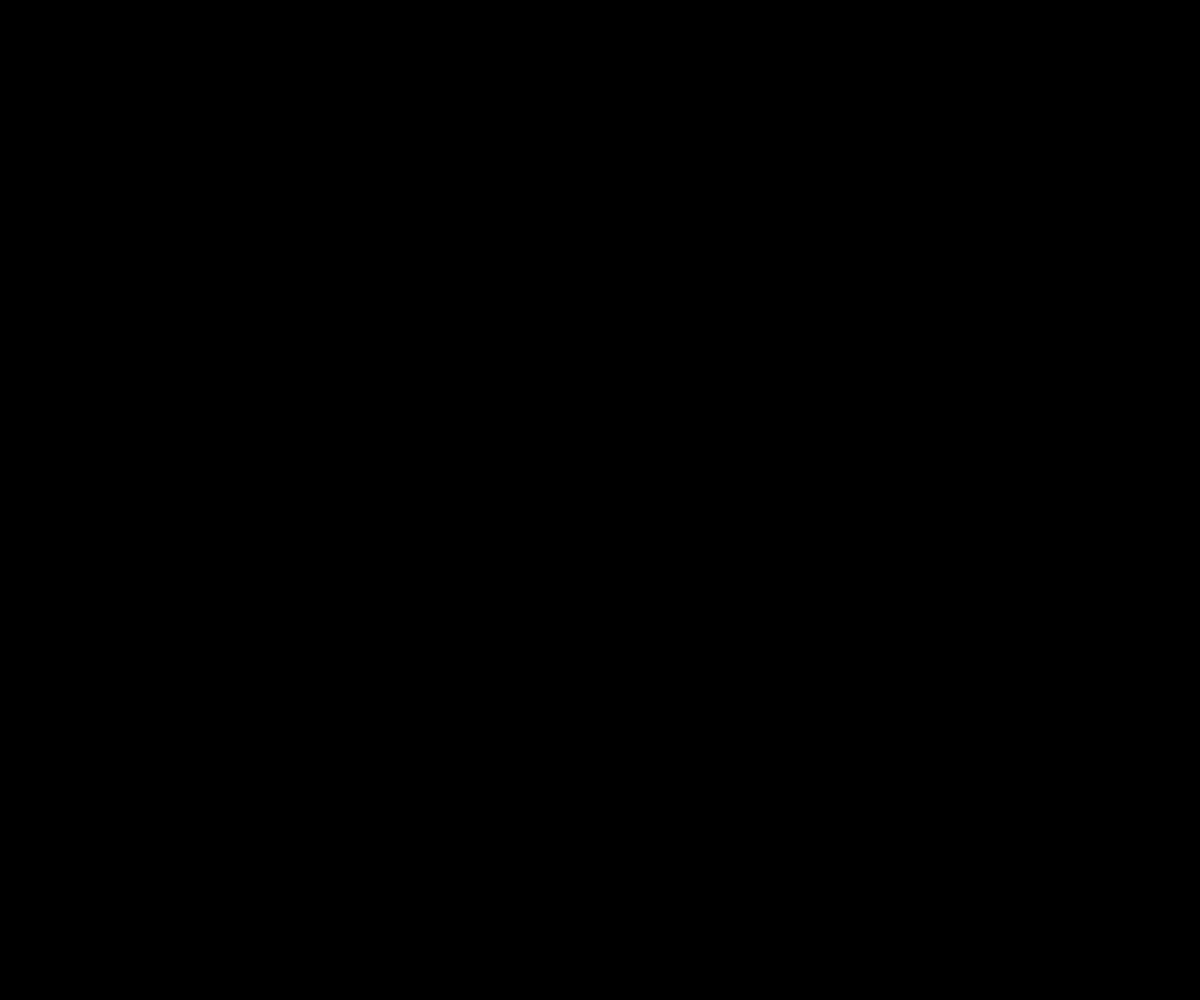
Frame 1 (no input)
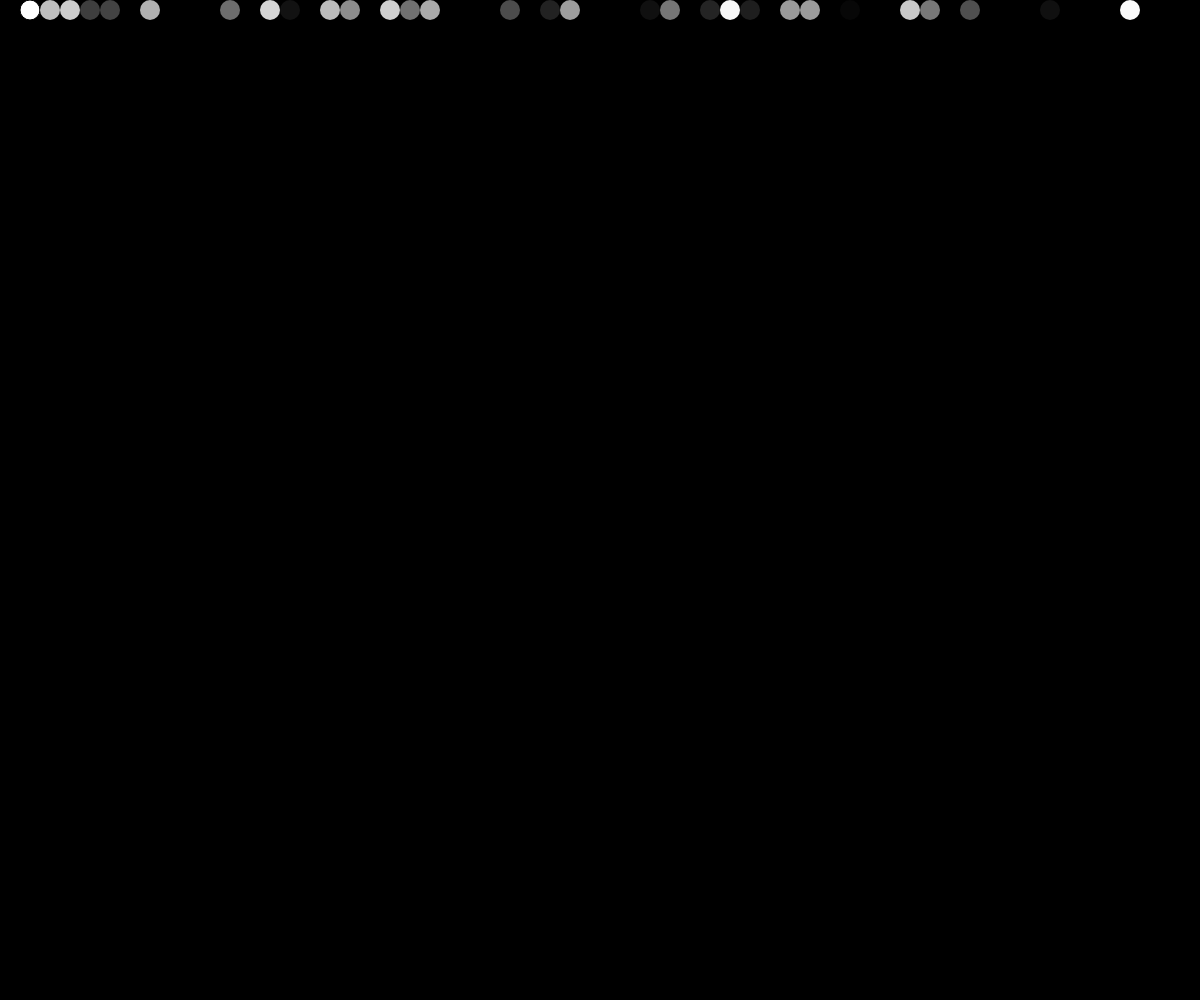
Frame 60 (no input)
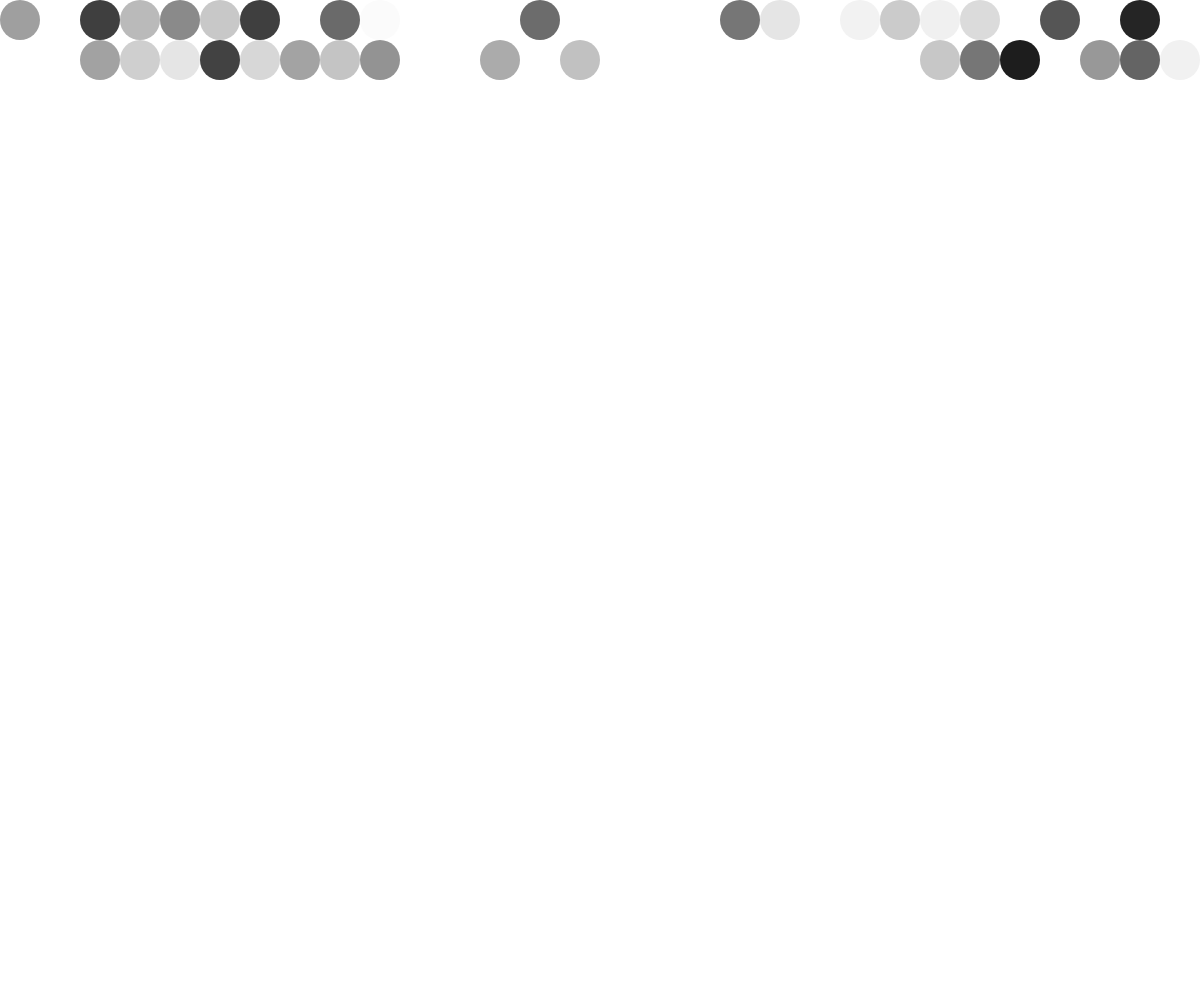
Frame 120 (the mouse pressed at the canvas centre since frame 60)

The p5.js sketch that drew these frames (run headless with seeded random() and noise() and a simulated clock; from frame 60 on, the mouse is pressed at the canvas centre):

// p5.js sketch
// ── sketch.js
// @alessiafll

// -
// CHANGE DIRECTION by Alessia Fallarino
// 2022 © AlessiaFallarino @alessiafll Daniele @Fupete and the course DS-2022 at DESIGN.unirsm 
// github.com/ds-2022-unirsm — github.com/fupete
// Educational purposes, MIT License, 2022, San Marino
// —


//         _                  _        
//   __ _ | |  ___  ___  ___ (_)  __ _ 
//  / _` || | / _ \/ __|/ __|| | / _` |
// | (_| || ||  __/\__ \\__ \| || (_| |
//  \__,_||_| \___||___/|___/|_| \__,_|

//coordinate iniziali x e y, dimensione della griglia e colori
var x = 0;
var y = 0;
var g = 20;
var colore_sfondo = 0;


function setup() {
  createCanvas(windowWidth, windowHeight);
  background(colore_sfondo);
  strokeJoin(ROUND);
}

function draw() {
  
  // lancio la monetina e disegno la riga corrispondente
  if (testa()) {
    //disegno un cerchio
    circle (x + g/2, y + g/2, g)
    noStroke();
    fill(random(0, 255));
  }
  else{
    
  } 
  //passo alla casella accanto
   x = x + g;
    
  
  //quando termina la riga, passo alla riga successiva  
  if ( x >= width) {
    x = 0;
    y = y + g;
  }
  
    //quando la tavola è completa, ripulisco e ricomincio invertendo i colori di sfondo e dimezzando la dimensione della griglia
  if (y >= height) {
    if (colore_sfondo == 0) {
    colore_sfondo = 255;
    }
    else {
      colore_sfondo = 0;
    }
    background(colore_sfondo)
    x = 0;
    y = 0;
    g = g/2;
  }
}

//il click del mouse inverte il colore dello sfondo e raddoppia la dimensione della griglia
function mousePressed() {
  x = 0;
  y = 0;
  g = g *2;
     if (colore_sfondo == 0) {
    colore_sfondo = 255;
    }
    else {
      colore_sfondo = 0;
    }
    background(colore_sfondo)
  
}


//funzione che "lancia la monetina"
function testa() {
  if (random(2) <= 1) {
    return (true); // testa
  } else {
    return (false); // croce
  }
}
